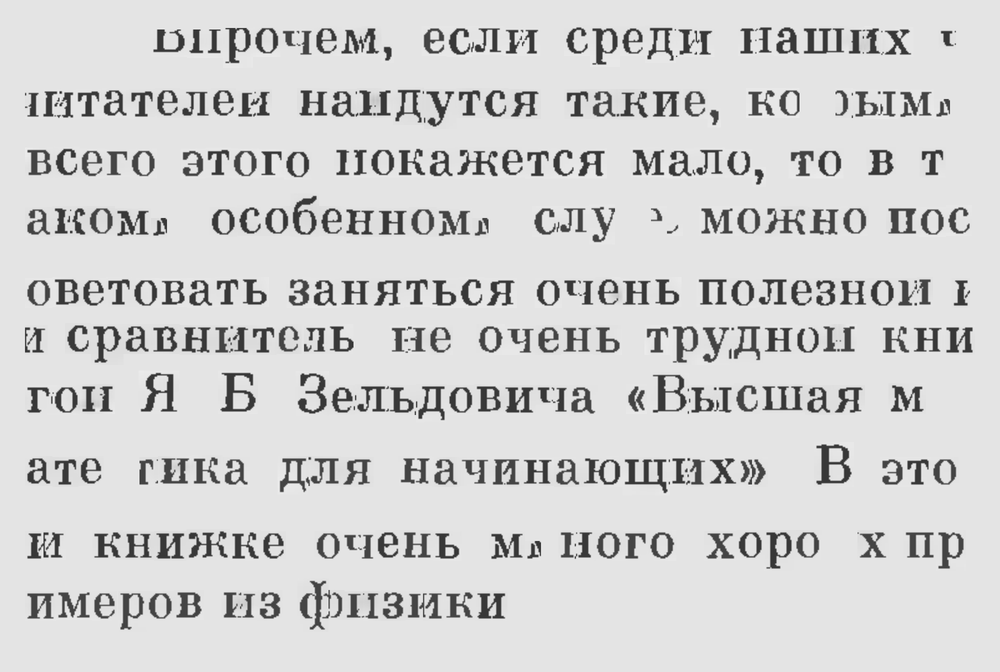
#> input picture testimages/output_reflowed.png, 1000 x 672 px, shrunk from 2000 x 1344 before the run, found by its file name
$ python verify_145px_spacing.py
#> lines starting #> are read from the running program, lines starting #| are printed output that depends on the picture
#!/usr/bin/env python3
"""
Verify that lines are actually 145px apart by checking a small sample
"""

import cv2
import numpy as np

img = cv2.imread('../output_reflowed.png')
#> img is the input picture: shape (672, 1000, 3); min 25, max 255, mean 209.1
if img is None:
    print("Error: output_reflowed.png not found")
    exit(1)

h, w = img.shape[:2]
#> h = 672; w = 1000
print(f"Image: {w}x{h}")
#| Image: 1000x672

# Sample first 500 pixels
sample = img[:500, :, :]
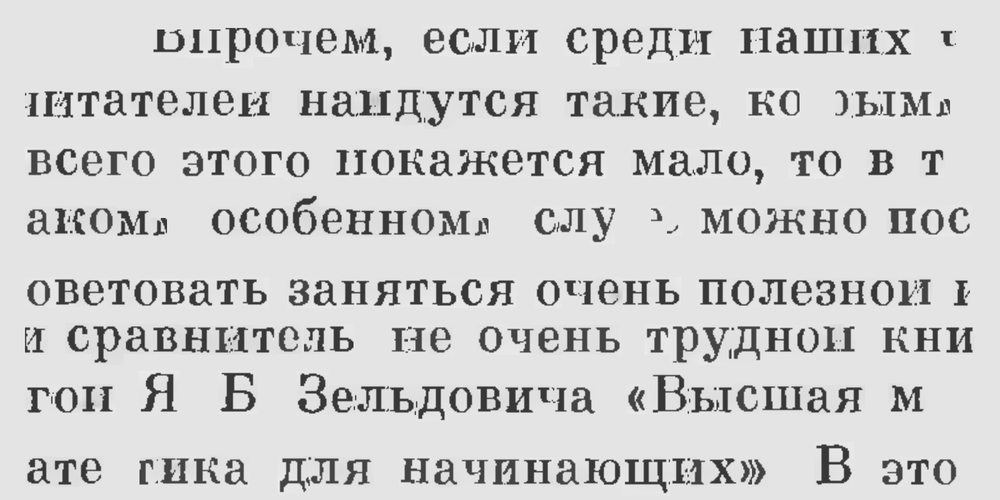
#> sample: shape (500, 1000, 3); min 25, max 255, mean 206.9

# Convert to grayscale
gray = cv2.cvtColor(sample, cv2.COLOR_BGR2GRAY)

# Find text rows
projection = np.sum(255 - gray, axis=1)
#> projection = 500 values, max 108903 at index 281, min 25424 at index 306, mean 48146.5

# Simple peak finding
threshold = np.mean(projection) + 0.5 * np.std(projection)
#> threshold = 60319.8

peaks = []
for i in range(5, len(projection) - 5):
    if projection[i] > threshold:
        is_peak = all(projection[i] >= projection[j] for j in range(i-5, i+6) if j != i)
        if is_peak and (not peaks or i - peaks[-1] > 10):
            peaks.append(i)
#> this loop made 490 passes
#> is_peak on passes 25 to 36: False, True, False, False, False, False, False, False, False, False, False, True
#> after the loop, peaks = [30, 51, 93, 114, 152, 173, 211, 232, 281, 292, 303, 328, 339, 350, 388, 400, 460, 482]

print(f"\nFound {len(peaks)} lines in first 500px")
#| Found 18 lines in first 500px
print("\nLine positions and spacings:")
for i, peak in enumerate(peaks):
    if i > 0:
        spacing = peak - peaks[i-1]
        print(f"Line {i}: y={peak}, spacing from prev={spacing}px")
    else:
        print(f"Line {i}: y={peak}")
#> this loop made 18 passes
#> (peak, spacing) on passes 2 to 13: (51, 21), (93, 42), (114, 21), (152, 38), (173, 21), (211, 38), (232, 21), (281, 49), (292, 11), (303, 11), (328, 25), (339, 11)
#> peak on pass 1: 30
#| Line 0: y=30
#| Line 1: y=51, spacing from prev=21px
#| Line 2: y=93, spacing from prev=42px
#| Line 3: y=114, spacing from prev=21px
#| Line 4: y=152, spacing from prev=38px
#| Line 5: y=173, spacing from prev=21px
#| Line 6: y=211, spacing from prev=38px
#| Line 7: y=232, spacing from prev=21px
#> (further printed lines are left out)

if len(peaks) >= 2:
    spacings = [peaks[i+1] - peaks[i] for i in range(len(peaks)-1)]
#> spacings = [21, 42, 21, 38, 21, 38, 21, 49, 11, 11, 25, 11, 11, 38, 12, 60, 22]
    print(f"\nSpacing statistics:")
    print(f"  Min: {min(spacings)}")
#|   Min: 11
    print(f"  Max: {max(spacings)}")
#|   Max: 60
    print(f"  Mean: {np.mean(spacings):.1f}")
#|   Mean: 26.6
    print(f"  Expected: 145px")

    if abs(np.mean(spacings) - 145) < 10:
        print("\n✅ SUCCESS! Lines are ~145px apart as expected")
    else:
        print(f"\n❌ PROBLEM! Lines are {np.mean(spacings):.1f}px apart, not 145px")
#| ❌ PROBLEM! Lines are 26.6px apart, not 145px
